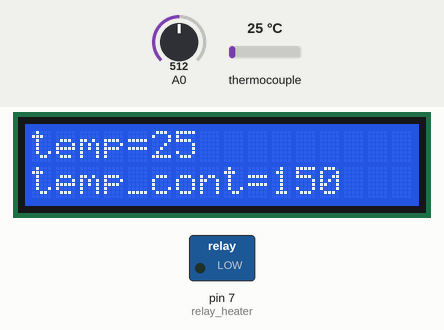
Recording of a sketch running on a simulated Arduino Uno, built with avr-gcc and run on an emulated ATmega328P. On the bench: 16×2 character LCD, switched loads named in the sketch (green lamp = pin HIGH). The inputs (shaded band) are chosen by the test bench; at power-on: thermocouple 25 °C, A0 = 512.

Above: at 2.3 s.
2.4 s: thermocouple set to 148 °C
At 2.7 s:
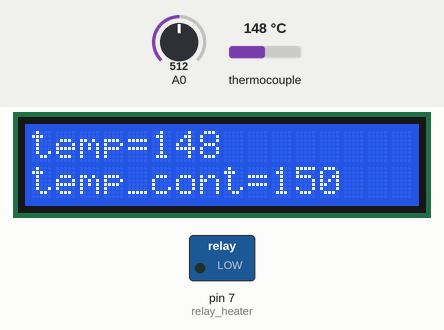
3.9 s: thermocouple set to 156 °C
At 4.3 s:
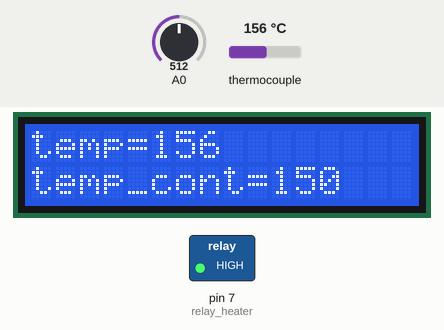
5.4 s: A0 set to 543
At 6.0 s:
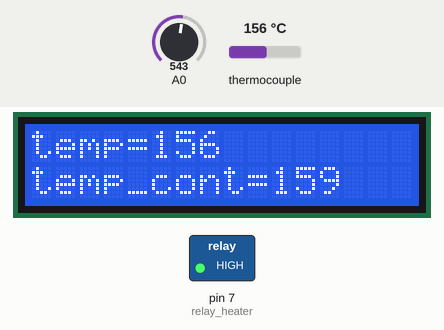
6.9 s: A0 set to 571
At 7.6 s:
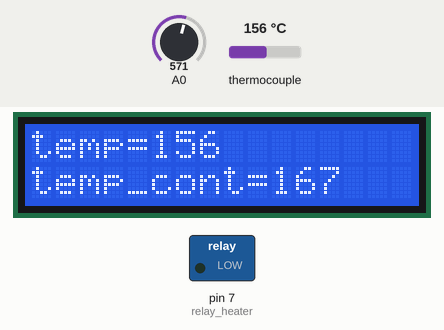
8.4 s: thermocouple set to 6 °C
At 9.3 s:
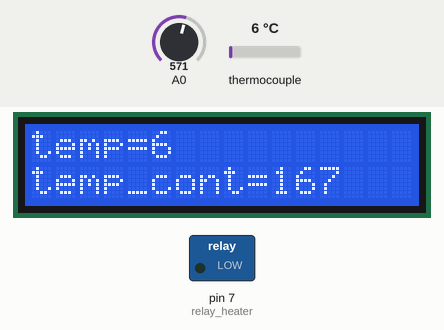
9.9 s: A0 set to 511
At 10.8 s:
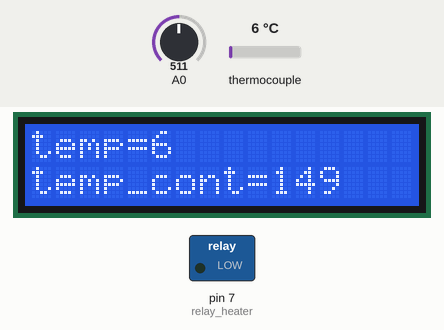
Timing chart, 0 to 12.4 s (numbered marks = the images above; inputs shaded):
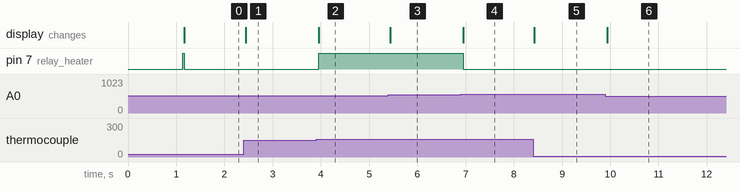

The sketch:

temp_control.ino
```cpp
#include <Wire.h>
#include <LiquidCrystal_I2C.h>

LiquidCrystal_I2C lcd(0x27,16,2);

#define relay_heater 7

#include "max6675.h"

int thermoDO = 4;
int thermoCS = 5;
int thermoCLK = 6;

MAX6675 thermocouple(thermoCLK, thermoCS, thermoDO);
int temp;
int temp_control=0;
void setup() {

  Serial.begin(9600);
   lcd.init();                      // initialize the lcd
  lcd.init();
  // Print a message to the LCD.
  lcd.backlight();
  lcd.print("Welcome..");
  delay(1000);
    lcd.clear();

    pinMode(relay_heater,OUTPUT);
    digitalWrite(relay_heater,1);
}

void loop() {
  int val=analogRead(A0);
  temp_control=map(val,0,1023,0,300);
  temp_control=constrain(temp_control,0,300);

 temp= thermocouple.readCelsius();

  lcd.setCursor(0,0);
  lcd.print("temp=");
  lcd.print(temp);
  lcd.print("   ");

   lcd.setCursor(0,1);
  lcd.print("temp_cont=");
  lcd.print(temp_control);
  lcd.print("   ");


    if(temp>temp_control)
    {
      digitalWrite(relay_heater,1);
    }
    else if(temp<(temp_control-5))
    {
      digitalWrite(relay_heater,0);
    }


}
```

Measured:
- the behaviour switches between 150 and 151 °C on thermocouple (found by bisection; images 1 and 2)
- the behaviour switches between 552 and 553 on A0 (found by bisection; images 3 and 4)
- after the input at 2.4 s, the display: changes at once (image 1)
- after the input at 3.9 s, pin 7 (relay_heater): LOW → HIGH after 0.05 s; the display: changes after 0.05 s (image 2)
- after the input at 5.4 s, the display: changes at once (image 3)
- after the input at 6.9 s, pin 7 (relay_heater): HIGH → LOW after 0.05 s; the display: changes after 0.05 s (image 4)
- after the input at 8.4 s, the display: changes at once (image 5)
- after the input at 9.9 s, the display: changes at once (image 6)
